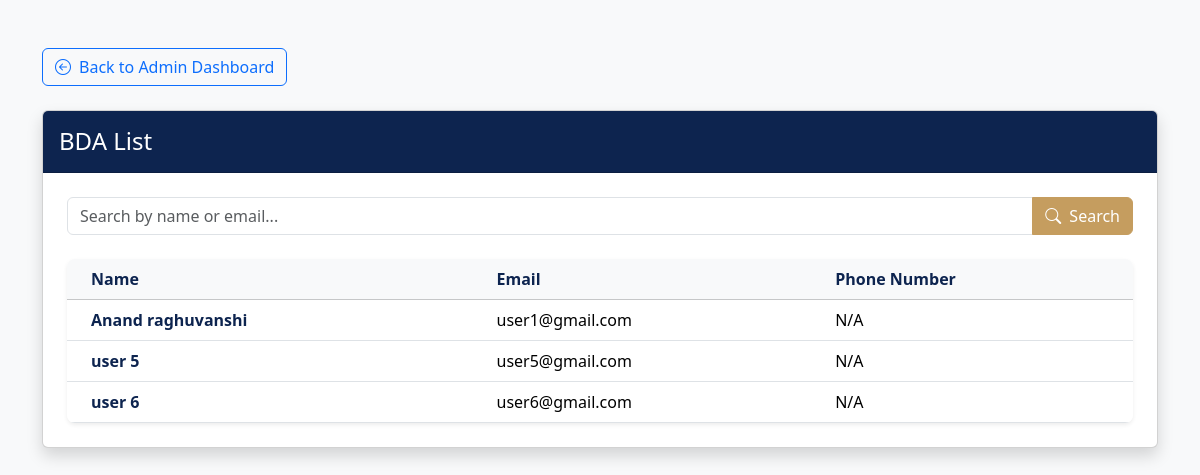
The page /viewBDAs/ (signed in) on the database as committed earlier.
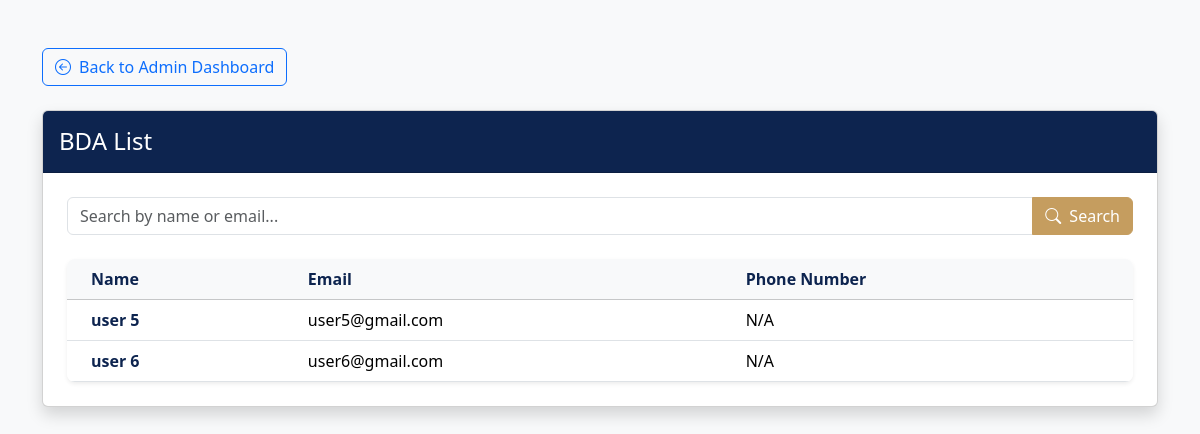
The same page on the database as committed later.
### salesmanPanel/models.py (models this page shows, shortened)
class CustomUser(AbstractUser):
    phone = models.CharField(max_length=15)
    address = models.TextField(blank=True)
    region = models.CharField(max_length=100)
    is_approved = models.BooleanField(default=False)

### salesmanPanel/views.py (the view)
# urls.py: path('viewBDAs/', views.viewBDAs, name='viewBDAs'),
@login_required
@user_passes_test(is_admin)
def viewBDAs(request):
    search_query = request.GET.get('q', None)
    bda_queryset = CustomUser.objects.filter(
        is_superuser=False,
        is_approved=True
    )
    if search_query:
        bda_queryset = bda_queryset.filter(
            Q(first_name__icontains=search_query) |
            Q(last_name__icontains=search_query) |
            Q(email__icontains=search_query)
        )
    bda_data = bda_queryset.order_by('first_name')
    context = {
        'bda_list': bda_data,
        'page_title': 'BDA Management',
        'search_query': search_query,
    }
    return render(request, 'salesmanPortal/viewBDAs.html', context)

### salesmanPanel/views.py (called while the page is built)
def is_admin(user):
    return user.is_staff # is_superuser implies is_staff, so this covers both.

### templates/salesmanPortal/viewBDAs.html (shortened to what this page needs)
<!DOCTYPE html>
<html lang="en">
<head>
    <link href="https://cdn.jsdelivr.net/npm/bootstrap@5.3.3/dist/css/bootstrap.min.css" rel="stylesheet">
    <link rel="stylesheet" href="https://cdn.jsdelivr.net/npm/bootstrap-icons@1.11.3/font/bootstrap-icons.min.css">
</head>
<body>
    <div class="main-container">
        <div class="container py-5">
            <div class="mb-4">
                <a href="{% url 'viewCategory' %}" class="btn btn-outline-primary">
                    <i class="bi bi-arrow-left-circle me-2"></i>Back to Admin Dashboard
                </a>
            </div>
            <div class="card shadow">
                <div class="card-header bg-custom-theme py-3">
                    <div class="d-flex justify-content-between align-items-center">
                        <h1 class="h4 mb-0">BDA List</h1>
                    </div>
                </div>
                <div class="card-body p-4">
                    <form method="GET" action="{% url 'viewBDAs' %}" class="search-form">
                        <div class="input-group">
                            <input type="text"
                                   name="q"
                                   class="form-control"
                                   placeholder="Search by name or email..."
                                   value="{{ search_query|default:'' }}">
                            <button class="btn btn-custom-gold" type="submit">
                                <i class="bi bi-search me-2"></i>Search
                            </button>
                        </div>
                    </form>
                    <div class="table-container">
                        <div class="table-responsive">
                            <table class="table table-hover align-middle mb-0">
                                <thead class="table-light">
                                    <tr>
                                        <th class="ps-4">Name</th>
                                        <th>Email</th>
                                        <th>Phone Number</th>
                                    </tr>
                                </thead>
                                <tbody>
                                    {% for bda in bda_list %}
                                    <tr class="clickable-row" data-href="{% url 'viewSalesman' bda.email %}">
                                        <td class="fw-bold ps-4">
                                            <a href="{% url 'viewSalesman' bda.email %}">
                                                {{ bda.first_name }} {{ bda.last_name }}
                                            </a>
                                        </td>
                                        <td>{{ bda.email }}</td>
                                        <td>{{ bda.phone_number|default:"N/A" }}</td>
                                    </tr>
                                    {% endfor %}
                                </tbody>
                            </table>
                        </div>
                    </div>
                </div>
            </div>
        </div>
    </div>
</body>
</html>

Rows that differ between the two databases and show on the page:
removed CustomUser: first_name "Anand", last_name "raghuvanshi", email "user1@gmail.com", phone_number "N/A"
